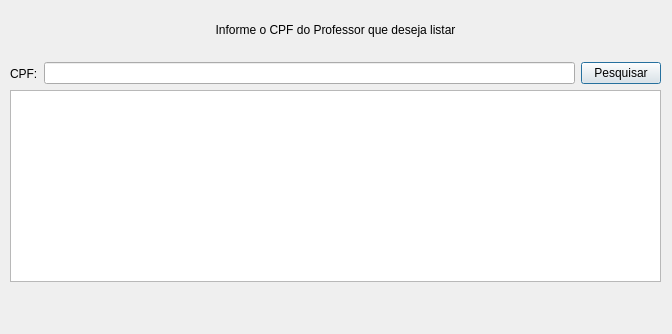
<?xml version="1.0" encoding="UTF-8"?>
<ui version="4.0">
 <class>formpesquisaprofessor</class>
 <widget class="QDialog" name="formpesquisaprofessor">
  <property name="geometry">
   <rect>
    <x>0</x>
    <y>0</y>
    <width>672</width>
    <height>334</height>
   </rect>
  </property>
  <property name="windowTitle">
   <string>Dialog</string>
  </property>
  <widget class="QTableWidget" name="tableWidget">
   <property name="geometry">
    <rect>
     <x>10</x>
     <y>90</y>
     <width>651</width>
     <height>192</height>
    </rect>
   </property>
  </widget>
  <widget class="QLabel" name="label_2">
   <property name="geometry">
    <rect>
     <x>0</x>
     <y>20</y>
     <width>671</width>
     <height>20</height>
    </rect>
   </property>
   <property name="text">
    <string>Informe o CPF do Professor que deseja listar</string>
   </property>
   <property name="alignment">
    <set>Qt::AlignCenter</set>
   </property>
  </widget>
  <widget class="QWidget" name="layoutWidget">
   <property name="geometry">
    <rect>
     <x>10</x>
     <y>60</y>
     <width>651</width>
     <height>27</height>
    </rect>
   </property>
   <layout class="QHBoxLayout" name="horizontalLayout">
    <item>
     <widget class="QLabel" name="label">
      <property name="text">
       <string>CPF:</string>
      </property>
     </widget>
    </item>
    <item>
     <widget class="QLineEdit" name="cpf_pesquisa"/>
    </item>
    <item>
     <widget class="QPushButton" name="btn_pesquisa">
      <property name="text">
       <string>Pesquisar</string>
      </property>
     </widget>
    </item>
   </layout>
  </widget>
 </widget>
 <resources/>
 <connections/>
</ui>
